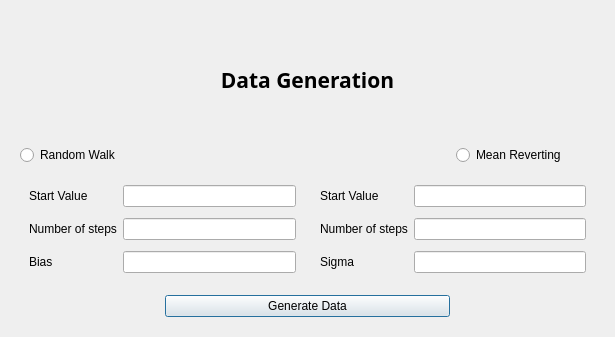
<?xml version="1.0" encoding="UTF-8"?>
<ui version="4.0">
 <class>Dialog</class>
 <widget class="QDialog" name="Dialog">
  <property name="geometry">
   <rect>
    <x>0</x>
    <y>0</y>
    <width>615</width>
    <height>337</height>
   </rect>
  </property>
  <property name="windowTitle">
   <string>Dialog</string>
  </property>
  <layout class="QGridLayout" name="gridLayout">
   <item row="0" column="0">
    <widget class="QWidget" name="sec_layout" native="true">
     <layout class="QGridLayout" name="gridLayout_4">
      <item row="0" column="0" colspan="4">
       <widget class="QLabel" name="title">
        <property name="font">
         <font>
          <family>Lucida Sans</family>
          <pointsize>16</pointsize>
          <weight>75</weight>
          <bold>true</bold>
         </font>
        </property>
        <property name="text">
         <string>Data Generation</string>
        </property>
        <property name="alignment">
         <set>Qt::AlignCenter</set>
        </property>
       </widget>
      </item>
      <item row="1" column="0">
       <widget class="QRadioButton" name="random_walk_radio">
        <property name="text">
         <string>Random Walk</string>
        </property>
       </widget>
      </item>
      <item row="1" column="3">
       <widget class="QRadioButton" name="mean_reverting_radio">
        <property name="text">
         <string>Mean Reverting</string>
        </property>
       </widget>
      </item>
      <item row="3" column="1" colspan="2">
       <widget class="QPushButton" name="generate_data">
        <property name="text">
         <string>Generate Data</string>
        </property>
       </widget>
      </item>
      <item row="2" column="0" colspan="2">
       <widget class="QWidget" name="RandomWalkWidget" native="true">
        <layout class="QGridLayout" name="gridLayout_2">
         <item row="0" column="1">
          <widget class="QLineEdit" name="start_value_enter"/>
         </item>
         <item row="0" column="0">
          <widget class="QLabel" name="start_value">
           <property name="text">
            <string>Start Value</string>
           </property>
          </widget>
         </item>
         <item row="1" column="1">
          <widget class="QLineEdit" name="steps_enter"/>
         </item>
         <item row="2" column="1">
          <widget class="QLineEdit" name="bias_value_enter"/>
         </item>
         <item row="2" column="0">
          <widget class="QLabel" name="bias_value">
           <property name="text">
            <string>Bias</string>
           </property>
          </widget>
         </item>
         <item row="1" column="0">
          <widget class="QLabel" name="steps_value">
           <property name="text">
            <string>Number of steps</string>
           </property>
          </widget>
         </item>
        </layout>
       </widget>
      </item>
      <item row="2" column="2" colspan="2">
       <widget class="QWidget" name="MeanRevertingWidget" native="true">
        <layout class="QGridLayout" name="gridLayout_3">
         <item row="2" column="1">
          <widget class="QLineEdit" name="sigma_value_enter"/>
         </item>
         <item row="1" column="1">
          <widget class="QLineEdit" name="steps_mr_enter"/>
         </item>
         <item row="0" column="0">
          <widget class="QLabel" name="start_point">
           <property name="text">
            <string>Start Value</string>
           </property>
          </widget>
         </item>
         <item row="0" column="1">
          <widget class="QLineEdit" name="start_point_enter"/>
         </item>
         <item row="1" column="0">
          <widget class="QLabel" name="steps_mr">
           <property name="text">
            <string>Number of steps</string>
           </property>
          </widget>
         </item>
         <item row="2" column="0">
          <widget class="QLabel" name="sigma_value">
           <property name="text">
            <string>Sigma</string>
           </property>
          </widget>
         </item>
        </layout>
       </widget>
      </item>
     </layout>
     <zorder>MeanRevertingWidget</zorder>
     <zorder>random_walk_radio</zorder>
     <zorder>mean_reverting_radio</zorder>
     <zorder>generate_data</zorder>
     <zorder>title</zorder>
     <zorder>RandomWalkWidget</zorder>
    </widget>
   </item>
  </layout>
 </widget>
 <resources/>
 <connections/>
</ui>
